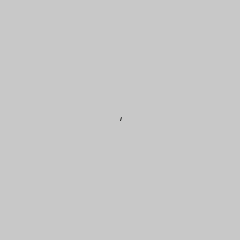
Frame 1 (no input)
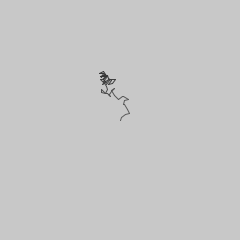
Frame 60 (the mouse pressed at the canvas centre just before this capture)
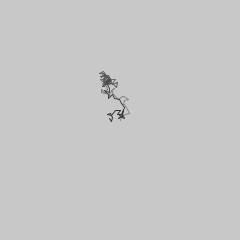
Frame 120 (the mouse held since frame 60 and released just before this capture)

The Processing sketch that drew these frames (run headless with seeded random() and noise(); from frame 60 on, the mouse is pressed at the canvas centre):

// Processing sketch: noise
// ── noise.pde
int arraySize = 200;
float[] x;
float[] y;

void setup() {
  size(240,240);
  frameRate(30);
  x = new float[arraySize];
  y = new float[arraySize];
  for(int i = 0; i < arraySize; i++) {
    x[i] = width/2;
    y[i] = height/2;
  }
}

void draw() {
  smooth();
  fill(200); // semi transparent
  rect(-10,-10,width+20,height+20);
  strokeWeight(1);
  // move each element one space down
  for (int i = 0; i < arraySize-1; i++) {
    x[i] = x[i+1];
    y[i] = y[i+1];
  }
  // put a random point in
  x[arraySize-1] = constrain(x[arraySize-2] + random(-5,5),0,width);
  y[arraySize-1] = constrain(y[arraySize-2] + random(-5,5),0,height);
  // draw a line between all points
  for(int i = 0; i < arraySize-1; i++) {
    stroke(map(i,0,arraySize-1,200,50));
    line(x[i],y[i],x[i+1],y[i+1]);
  }
}
